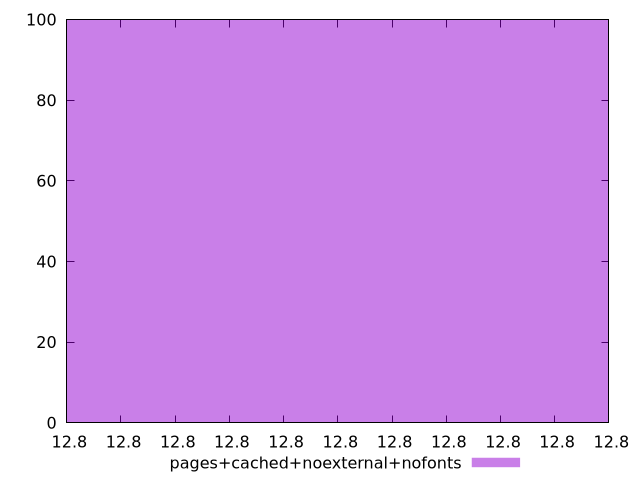

Recreate this plot in gnuplot.
$_pagesCachedNoexternalNofonts <<EOF
12.80000000000001 100
EOF
set key outside below
set terminal pngcairo
set output "report_00004_2020-11-02T20-21-41.718Z/estimated-input-latency/pages+cached+noexternal+nofonts//raw_hist.png"
set yrange [0:100]
set boxwidth 1.7983939046234355e-14
set style fill transparent solid 0.5 noborder
plot $_pagesCachedNoexternalNofonts title "pages+cached+noexternal+nofonts" with boxes ,
